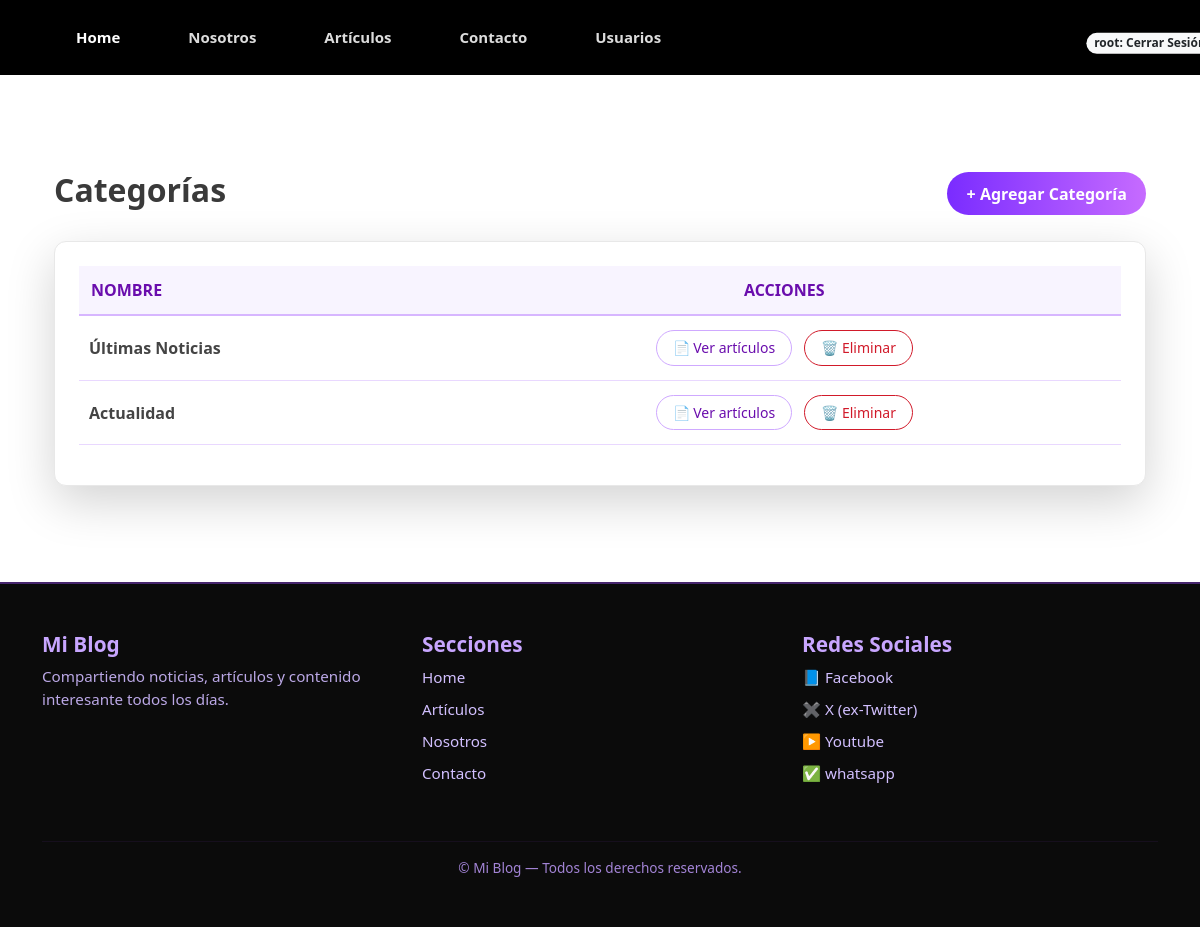
The page /articulos/categoria/ (signed in) on the database its author committed.
### apps/usuario/models.py (models this page shows, shortened)
class Usuario(AbstractUser):
    imagen = models.ImageField(null=True, blank=True,upload_to='usuario', default='usuario/user-default.png')

### apps/articulo/models.py (models this page shows, shortened)
class Categoria(models.Model):
    nombre = models.CharField(max_length=30, null=False, default='Sin categoría')

### apps/articulo/views.py (the view)
# urls.py: path('categoria/', CategoriaListView.as_view(), name='listCategoria'),
class CategoriaListView(ListView):
    model = Categoria
    template_name = 'articulo/listCategoria.html'
    context_object_name = 'categorias'

### templates/articulo/listCategoria.html (shortened to what this page needs)
{% extends 'home.html' %}
{% load static %}
{% load colaborador_tags %}
{% block extra_css %}
<link rel="stylesheet" href="{% static 'css/categorias.css' %}?v=10">
{% endblock %}
{% block content %}
<section class="container py-5">
    <div class="d-flex justify-content-between align-items-center mb-4">
        <h1 class="titulo-pagina">Categorías</h1>
        {% if user.is_superuser or request.user|has_group:"Colaborador"  %}
        <a href="{% url 'apps.articulo:crearCategoria' %}" class="btn btn-gradient">
            + Agregar Categoría
        </a>
         {% endif %}
    </div>
    <div class="tabla-card shadow-lg">
        <div class="table-responsive">
            <table class="table table-hover align-middle tabla-estilada">
                <thead>
                    <tr>
                        <th>Nombre</th>
                        <th class="text-center">Acciones</th>
                    </tr>
                </thead>
                <tbody>
                    {% for categoria in categorias %}
                    <tr>
                        <td class="fw-semibold texto-categoria">{{ categoria.nombre|capfirst }}</td>
                        <td class="text-center acciones-columna">
                            <a href="{% url 'apps.articulo:articulosPorCategoria' pk=categoria.pk %}"
                               class="btn btn-sm btn-outline-light me-2">
                                📄 Ver artículos
                            </a>
                            {% if user.is_superuser or request.user|has_group:"Colaborador"  %}
                            <button class="btn btn-sm btn-outline-danger eliminar-categoria-btn"
                                data-url="{% url 'apps.articulo:eliminarCategoria' pk=categoria.pk %}">
                                🗑 Eliminar
                            </button>
                             {% endif %}
                        </td>
                    </tr>
                    {% empty %}
                    <tr>
                        <td colspan="2" class="text-center py-4 text-muted">No hay categorías creadas.</td>
                    </tr>
                    {% endfor %}
                </tbody>
            </table>
        </div>
    </div>
</section>
{% endblock %}

### templates/home.html (shortened to what this page needs)
{% load static %}
<!doctype html>
<html lang="es-ar">
<head>
    <link rel="stylesheet" href="{% static 'css/style.css' %}">
    <link rel="stylesheet" href="{% static 'css/footer.css' %}">
    <link rel="stylesheet" href="https://cdn.jsdelivr.net/npm/bootstrap-icons@1.11.1/font/bootstrap-icons.css">
    <link href="https://cdn.jsdelivr.net/npm/bootstrap@5.3.2/dist/css/bootstrap.min.css" rel="stylesheet">
    {% block extra_css %}{% endblock %}
</head>
<body>
    <nav class="custom-navbar">
        <div class="container d-flex justify-content-between align-items-center">
           <ul class="nav">
                <li class="nav-item">
                    <a class="nav-link active" href="{% url 'index' %}">Home</a>
                </li>
                <li class="nav-item">
                    <a class="nav-link" href="{% url 'nosotros' %}">Nosotros</a>
                </li>
                <li class="nav-item">
                    <a class="nav-link" href="{% url 'apps.articulo:articulos' %}">Artículos</a>
                </li>
                <li class="nav-item">
                    <a class="nav-link" href="{% url 'contacto' %}">Contacto</a>
                {% if user.is_authenticated %}
                    {% if user.is_superuser %}
                        <li class="nav-item">
                            <a class="nav-link" href="{% url 'apps.usuario:listUsuario' %}">Usuarios</a>
                        </li>
                    {% endif %}
                {% endif %}
            </ul>
            {% if user.is_authenticated %}
            <form class="nav-icon position-relative text-decoration-none"
                method="post"
                action="{% url 'apps.usuario:logout' %}">
                <button type="submit">
                    <span class="position-absolute top-200 left-100 translate-middle badge rounded-pill bg-light text-dark">
                        {{ user.username }}: Cerrar Sesión
                    </span>
                </button>
            </form>
        {% endif %}
        </div>
    </nav>
    <main class="container mt-5">
        {% block content %}{% endblock %}
    </main>
    <footer class="custom-footer mt-5">
        <div class="container py-5">
            <div class="row">
                <div class="col-md-4 mb-4">
                    <h5 class="footer-title">Mi Blog</h5>
                    <p class="footer-text">
                        Compartiendo noticias, artículos y contenido interesante todos los días.
                    </p>
                </div>
                <div class="col-md-4 mb-4">
                    <h5 class="footer-title">Secciones</h5>
                    <ul class="footer-list">
                        <li><a href="#">Home</a></li>
                        <li><a href="#">Artículos</a></li>
                        <li><a href="#">Nosotros</a></li>
                        <li><a href="#">Contacto</a></li>
                    </ul>
                </div>
                <div class="col-md-4 mb-4">
                    <h5 class="footer-title">Redes Sociales</h5>
                    <ul class="footer-list">
                        <li><a href="https://www.facebook.com/informatorio.chaco">📘 Facebook</a></li>
                        <li><a href="https://x.com/iargentina_ok">✖️ X (ex-Twitter)</a></li>
                        <li><a href="https://www.youtube.com/channel/UCnBPQmGJHu_lc3T8-cKm2vg">▶️ Youtube</a></li>
                        <li><a href="https://api.whatsapp.com/send?phone=5493624720028"> ✅ whatsapp</a></li>
                    </ul>
                </div>
            </div>
            <hr class="footer-divider">
            <p class="footer-copy text-center mb-0">
                © {{ year }} Mi Blog — Todos los derechos reservados.
            </p>
        </div>
    </footer>
</body>
</html>

### static/css/style.css (style rules this page uses)
.custom-navbar { background-color: #000; padding: 18px 0; }
.custom-navbar .nav-link { color: #dcdcdc; font-weight: 600; font-size: 15px; margin: 0 18px; }
.custom-navbar .nav-link:hover, .custom-navbar .nav-link.active { color: white; }
.btn-gradient { background: linear-gradient(to right, #5f4bff, #dd86f8); color: white; padding: 6px 18px; border-radius: 20px; font-weight: 600; }

### static/css/footer.css (style rules this page uses)
.custom-footer { background: #0b0b0b; color: #d8c8ff; border-top: 2px solid rgba(158, 75, 255, 0.4); }
.footer-title { font-size: 1.3rem; font-weight: 700; color: #c8a6ff; }
.footer-text { font-size: 0.95rem; color: #bba8e6; }
.footer-list { list-style: none; padding: 0; }
.footer-list li { margin-bottom: 8px; }
.footer-list a { text-decoration: none; color: #d2c0ff; transition: 0.3s; font-size: 0.95rem; }
.footer-divider { border-color: rgba(158, 75, 255, 0.3); }
.footer-copy { color: #a384d6; font-size: 0.85rem; }

### static/css/categorias.css (style rules this page uses)
body { background: #ffffff !important; }
.titulo-pagina { font-size: 2rem; font-weight: 700; color: #3a3a3a; }
.tabla-card { background: #ffffff; border-radius: 12px; padding: 1.5rem; border: 1px solid #e8e8e8; }
.tabla-estilada { width: 100%; border-collapse: collapse; background: white; }
.tabla-estilada thead th { background: #f8f4ff; color: #6a0dad; font-weight: 600; text-transform: uppercase; border-bottom: 2px solid #d7b6ff; padding: 12px; }
.tabla-estilada tbody tr { border-bottom: 1px solid #e9d8ff; }
.tabla-estilada td { padding: 14px 10px; color: #444; font-size: 1rem; }
.texto-categoria { font-weight: 500; color: #333; }
.btn-gradient { background: linear-gradient(to right, #7a2cff, #c66bff); padding: 0.6rem 1.2rem; border-radius: 30px; font-weight: 600; color: white; border: none; transition: .2s ease-in-out; }
.btn-outline-light { border-radius: 20px; padding: 0.4rem 1rem; color: #6a0dad; border: 1px solid #cfa9ff; }
.btn-outline-danger { border-radius: 20px; padding: 0.4rem 1rem; color: #d11a2a; border: 1px solid #d11a2a; }
.acciones-columna { white-space: nowrap; }

### rows shown on the page
Usuario: username "root"
Categoria: nombre "Últimas Noticias"
Categoria: nombre "Actualidad"
